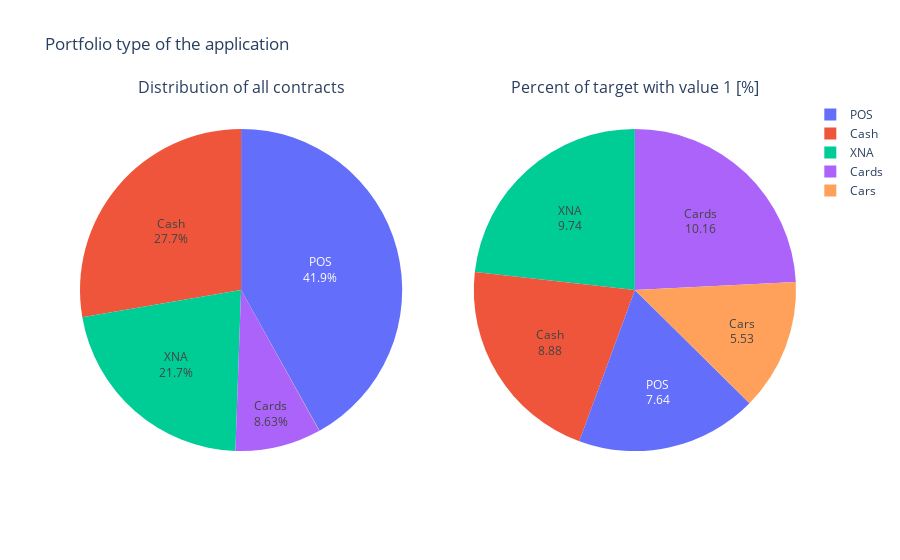

Write notebook code for a chart like this one.
### Code cell
pie(previous_application_filtered, 'NAME_PORTFOLIO', 'Portfolio type of the application')

### Figure 1 — Plotly figure (JSON) as saved in the notebook; plotly's stock layout.template omitted (floating-point values rounded to 4 significant figures)
{"data": [{"domain": {"x": [0, 0.45], "y": [0, 1]}, "hole": 0, "labels": ["POS", "Cash", "XNA", "Cards", "Cars"], "textinfo": "label+percent", "textposition": "inside", "type": "pie", "values": [592460, 391663, 307213, 121985, 380]}, {"domain": {"x": [0.55, 1], "y": [0, 1]}, "hole": 0, "hoverinfo": "label+value", "labels": ["POS", "Cash", "XNA", "Cards", "Cars"], "textinfo": "label+value", "type": "pie", "values": [7.64, 8.88, 9.74, 10.16, 5.53]}], "layout": {"annotations": [{"font": {"size": 16}, "showarrow": false, "text": "Distribution of all contracts", "x": 0.225, "xanchor": "center", "xref": "paper", "y": 1, "yanchor": "bottom", "yref": "paper"}, {"font": {"size": 16}, "showarrow": false, "text": "Percent of target with value 1 [%]", "x": 0.775, "xanchor": "center", "xref": "paper", "y": 1, "yanchor": "bottom", "yref": "paper"}], "title": {"text": "Portfolio type of the application"}}}
